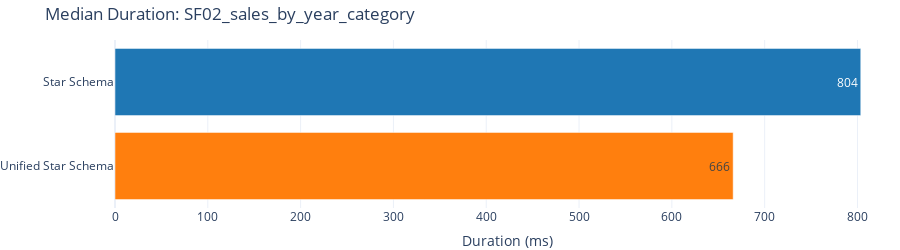

The notebook cell saved with this chart:
### Markdown cell above
#### SF02 - Sales By Year Category

### Code cell
run_and_plot("Single Fact", "SF02_sales_by_year_category", """
EVALUATE
SUMMARIZECOLUMNS(
    'dim__date'[year],
    'dim__item'[category],
    "Sales", SUM('{fact}'[_measure__sales__ext_sales_price])
)
ORDER BY 'dim__date'[year], 'dim__item'[category]
""")

### Figure 1 — Plotly figure (JSON) as saved in the notebook; plotly's stock layout.template omitted (floating-point values rounded to 4 significant figures)
{"data": [{"alignmentgroup": "True", "hovertemplate": "dataset=%{y}<br>duration_ms=%{x}<extra></extra>", "legendgroup": "Star Schema", "marker": {"color": "#1f77b4", "pattern": {"shape": ""}}, "name": "Star Schema", "offsetgroup": "Star Schema", "orientation": "h", "showlegend": true, "textposition": "auto", "texttemplate": "%{x:.0f}", "type": "bar", "x": [803.5], "xaxis": "x", "y": ["Star Schema"], "yaxis": "y"}, {"alignmentgroup": "True", "hovertemplate": "dataset=%{y}<br>duration_ms=%{x}<extra></extra>", "legendgroup": "Unified Star Schema", "marker": {"color": "#ff7f0e", "pattern": {"shape": ""}}, "name": "Unified Star Schema", "offsetgroup": "Unified Star Schema", "orientation": "h", "showlegend": true, "textposition": "auto", "texttemplate": "%{x:.0f}", "type": "bar", "x": [666.1], "xaxis": "x", "y": ["Unified Star Schema"], "yaxis": "y"}], "layout": {"barmode": "relative", "height": 250, "legend": {"title": {"text": "dataset"}, "tracegroupgap": 0}, "margin": {"b": 0, "l": 0, "r": 0, "t": 40}, "showlegend": false, "title": {"text": "Median Duration: SF02_sales_by_year_category"}, "xaxis": {"anchor": "y", "domain": [0, 1], "title": {"text": "Duration (ms)"}}, "yaxis": {"anchor": "x", "categoryarray": ["Unified Star Schema", "Star Schema"], "categoryorder": "array", "domain": [0, 1], "title": {}}}}
